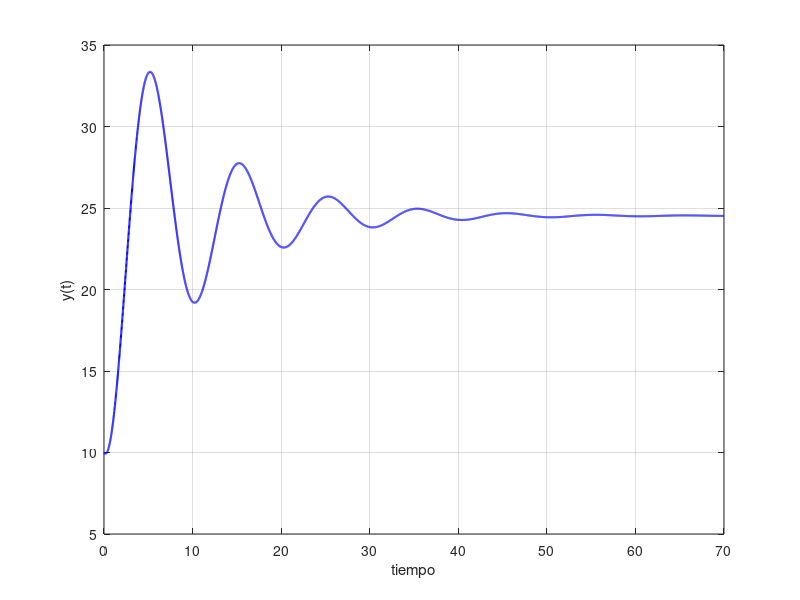

The MATLAB script that drew this image:
format rat
b = [1 3];
a = [1 3 0.05];

[r,p,k] = residue(b,a)

t=0:0.01:500;
x = r(1)*exp(p(1)*t) + r(2)*exp(p(2)*t);

plot(t,x);
%%
x = 1.0056*exp(-0.016*t) - 0.0056*exp(-2.98*t);
plot(t,x);
plot(t,x,'b','linewidth',1.5); grid;
xlabel('tiempo');
ylabel('y(t)');

%%
format rat
b = [1 1];
a = [1 1 2];

[r,p,k] = residue(b,a)

t=0:0.01:30;
x = r(1)*exp(p(1)*t) + r(2)*exp(p(2)*t);

plot(t,x);

%%
t=0:0.01:20;
x = (cos((sqrt(7)/2)*t) + (1/sqrt(7))*sin((sqrt(7)/2)*t)).*exp(-t/2);
plot(t,x,'b','linewidth',1.5); grid;
xlabel('tiempo');
ylabel('y(t)');

%%
g = 9.81;
t=0:0.01:50;
x = ((-1+(g/2))*exp(-2*t)) + ((2-g)*exp(-t)) + (g/2);
plot(t,x,'b','linewidth',1.5); grid;
xlabel('tiempo');
ylabel('y(t)');

%%

t=0:0.01:70;
x = -(581/40)*(exp(-(1/10)*t)).*(cos(sqrt(39/100)*t)) + ((581/400)-(781/200))*sqrt(100/39)*(exp(-(1/10)*t)).*(sin(sqrt(39/100)*t)) + (981/40);
plot(t,x,'b','linewidth',1.5); grid;
xlabel('tiempo');
ylabel('y(t)');
